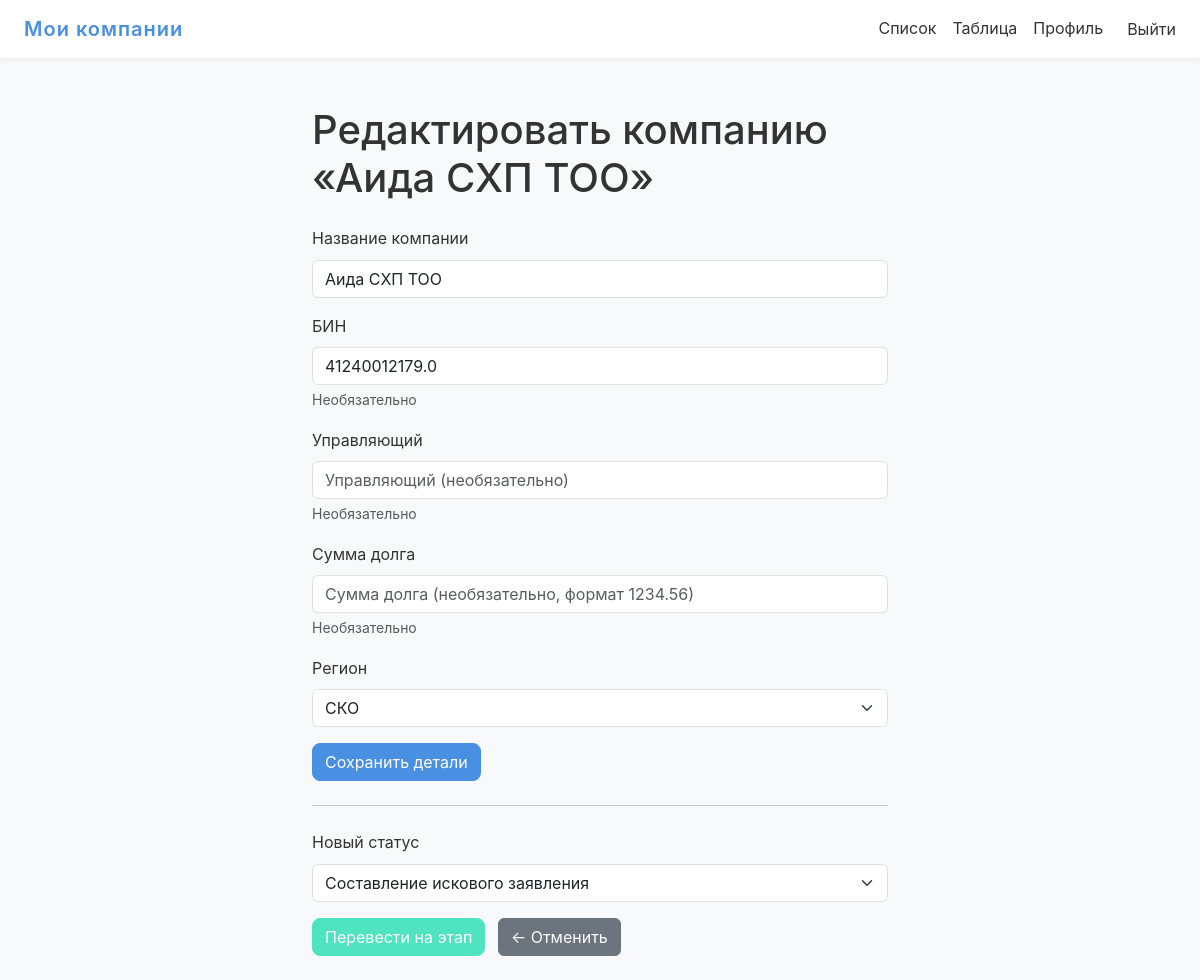
Page /edit/171/ (signed in) on the earlier database version.
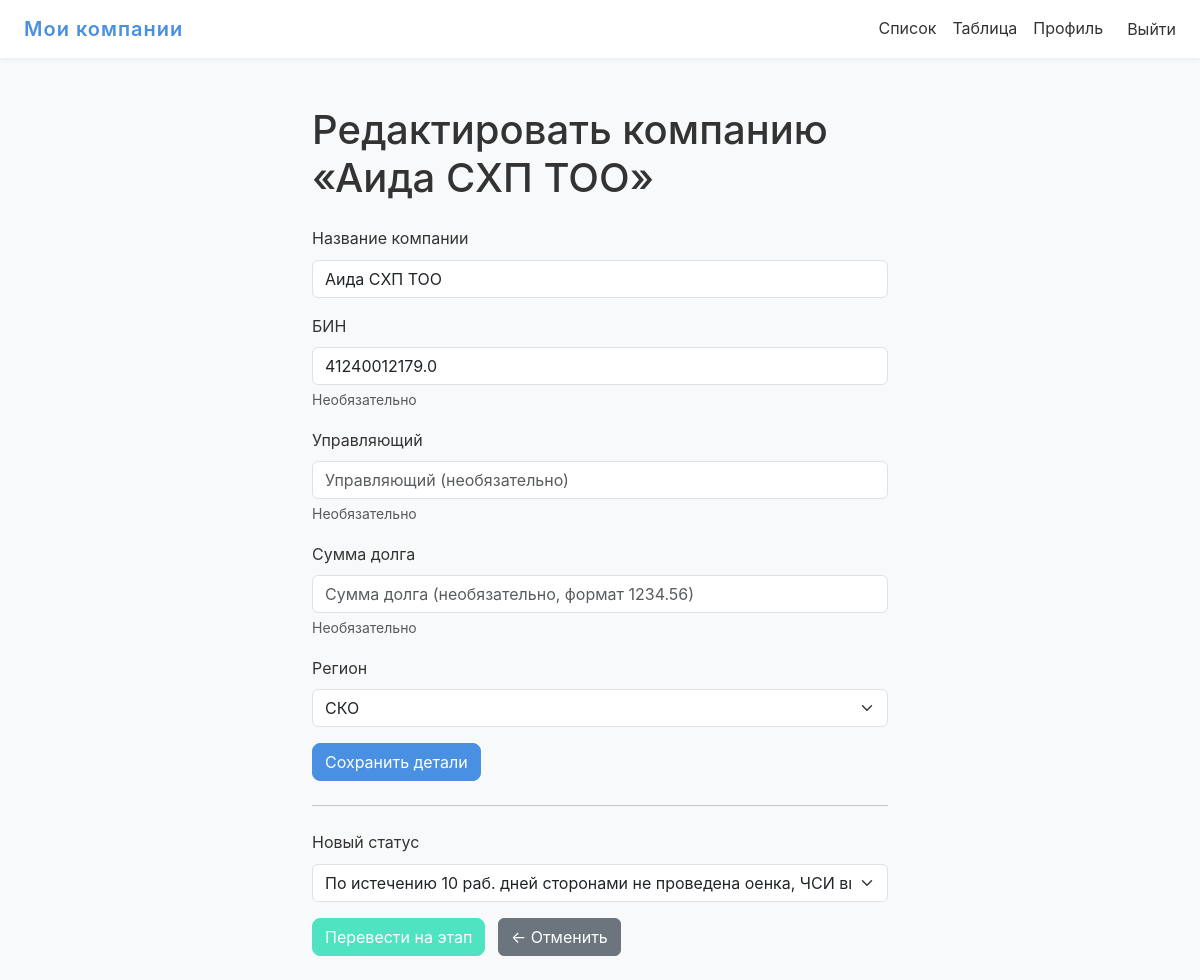
Same page on the later database version.
### main/models.py (models this page shows, shortened)
class Company(models.Model):
    name = models.CharField("Название компании", max_length=200)
    bin_number = models.CharField(
        "БИН",
        max_length=50,
        blank=True,
        null=True,
        help_text="Бизнес-идентификационный номер (необязательно)"
    )
    manager_name = models.CharField(
        "Управляющий",
        max_length=150,
        blank=True,
        null=True,
        help_text="Имя ответственного лица/управляющего (необязательно)"
    )
    debt_amount = models.DecimalField(
        "Сумма долга",
        max_digits=12,
        decimal_places=2,
        blank=True,
        null=True,
        help_text="Сумма долга (необязательно)"
    )
    status = models.ForeignKey(
        Status,
        on_delete=models.SET_NULL,
        null=True,
        blank=True,
        related_name="+",
        verbose_name="Текущий статус"
    )
    position = models.IntegerField(
        "Позиция в колонке",
        default=0,
        help_text="Порядок внутри одного статуса на доске"
    )
    region = models.CharField(
        "Регион",
        max_length=3,
        choices=REGION_CHOICES,
        default="KST",
        help_text="Географический регион компании"
    )
    class Meta:
        ordering = ["position"]
        verbose_name = "Компания"
        verbose_name_plural = "Компании"

class Status(models.Model):
    name = models.CharField("Название статуса", max_length=400)
    order = models.PositiveIntegerField(
        "Порядок отображения",
        default=0,
        help_text="Чем меньше — тем левее на доске"
    )
    duration_days = models.PositiveIntegerField(
        "Рекомендуемое время (дней)",
        default=0,
        help_text="Рекомендованное количество дней в этом статусе"
    )
    class Meta:
        ordering = ["order"]
        verbose_name = "Статус"
        verbose_name_plural = "Статусы"

### main/views.py (the view)
# urls.py: path('edit/<int:pk>/', views.edit_company, name='edit_company'),
@login_required
def edit_company(request, pk):
    if request.user.is_staff:
        company = get_object_or_404(Company, pk=pk)
    else:
        regions = request.user.profile.regions.values_list('code', flat=True)
        company = get_object_or_404(Company, pk=pk, region__in=regions)
    old_status = company.status
    old_order  = old_status.order if old_status else -1
    if request.method == 'POST' and 'save_details' in request.POST:
        form = CompanyForm(request.POST, instance=company, user=request.user)
        if form.is_valid():
            new_status = form.cleaned_data.get('status')
            new_order  = new_status.order if new_status else -1
            if not request.user.is_staff and new_order < old_order:
                messages.error(request, "Нельзя выбрать более ранний этап.")
            else:
                c = form.save(commit=False)
                if not request.user.is_staff:
                    c.region = regions[0] if regions else c.region
                c.save()
                messages.success(request, "Данные компании сохранены.")
                return redirect('main:company_detail', company.pk)
    else:
        form = CompanyForm(instance=company, user=request.user)
    statuses = Status.objects.all().order_by('order')
    return render(request, 'main/company_form.html', {
        'title':   'Редактировать компанию',
        'company': company,
        'form':    form,
        'statuses': statuses,
    })

### main/templates/main/company_form.html (shortened to what this page needs)
{% extends 'main/base.html' %}
{% block content %}
<div class="container py-4" style="max-width: 600px;">
  <h1 class="mb-4">Редактировать компанию «{{ company.name }}»</h1>
  <form method="post" action="{% url 'main:edit_company' company.pk %}">
    <div class="mb-3">
      <label for="{{ form.name.id_for_label }}" class="form-label">Название компании</label>
      {{ form.name }}
    </div>
    <div class="mb-3">
      <label for="{{ form.bin_number.id_for_label }}" class="form-label">БИН</label>
      {{ form.bin_number }} <div class="form-text">Необязательно</div>
    </div>
    <div class="mb-3">
      <label for="{{ form.manager_name.id_for_label }}" class="form-label">Управляющий</label>
      {{ form.manager_name }} <div class="form-text">Необязательно</div>
    </div>
    <div class="mb-3">
      <label for="{{ form.debt_amount.id_for_label }}" class="form-label">Сумма долга</label>
      {{ form.debt_amount }} <div class="form-text">Необязательно</div>
    </div>
    <div class="mb-3">
      <label for="{{ form.region.id_for_label }}" class="form-label">Регион</label>
      {{ form.region }}
    </div>
    <button type="submit" class="btn btn-primary">Сохранить детали</button>
  </form>
  <hr class="my-4">
  <form method="post" action="{% url 'main:move_company' %}">
    <div class="mb-3">
      <label for="id_status_id" class="form-label">Новый статус</label>
      <select name="status_id" id="id_status_id" class="form-select">
        {% for st in statuses %}
          <option value="{{ st.pk }}" {% if st.pk == company.status_id %}selected{% endif %}>
            {{ st.name }}
          </option>
        {% endfor %}
      </select>
    </div>
    <button type="submit" class="btn btn-success">Перевести на этап</button>
    <a href="{% url 'main:company_detail' company.pk %}" class="btn btn-secondary ms-2">
      ← Отменить
    </a>
  </form>
</div>
{% endblock %}

Differences in the rows shown:
changed Company "Аида СХП ТОО": status_id "Составление искового заявления" → "По истечению 10 раб. дней сторонами не проведена оенка, ЧСИ выносит постановление о назначении оценщика и направляет его сторонам исполнительного производства"
